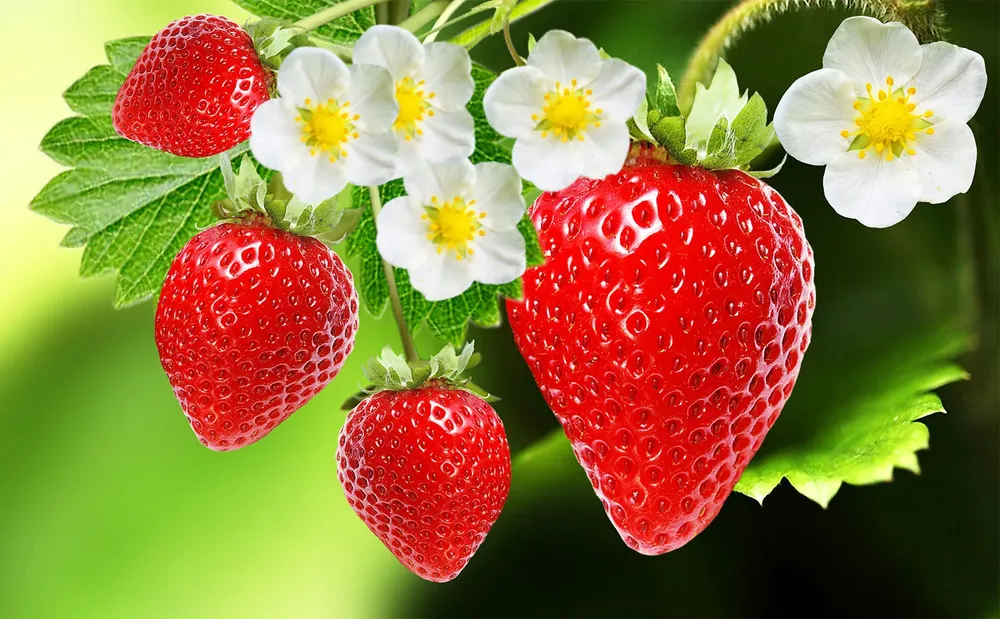
#> input picture strawberry.webp, 1000 x 619 px, shrunk from 1600 x 991 before the run
$ jupyter execute --allow-errors basicOp.ipynb   (older library calls are emulated)
#> lines starting #> are read from the running program, lines starting #| are printed output that depends on the picture; after the words box and inside, x2 and y2 are one past the last pixel; in counts of white or black regions, pixels touching at a corner belong together
[cell 1]
import cv2
import matplotlib.pyplot as plt

[cell 2]
import cv2

src = cv2.imread("strawberry.webp",cv2.IMREAD_COLOR)
#> src is the input picture: shape (619, 1000, 3); mean B, G, R 64.5, 121.7, 147.7
dst = cv2.bitwise_not(src)

cv2.imshow("src",src)
cv2.imshow("dst",dst)


# cv2.waitKey(0)
# cv2.destroyAllWindows()

[cell 3]
import cv2


src = cv2.imread("strawberry.webp", cv2.IMREAD_COLOR)
print(src.shape)
#| (619, 1000, 3)

gray = cv2.cvtColor(src,cv2.COLOR_BGR2GRAY)
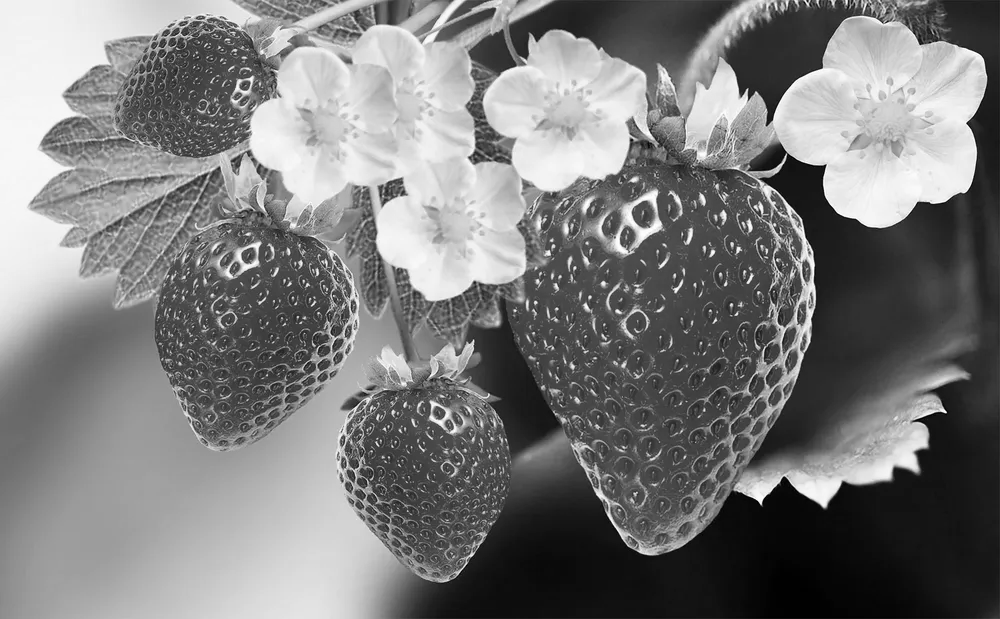
#> gray: shape (619, 1000); min 0, max 255, mean 122.9

sobel = cv2.Sobel(gray, cv2.CV_8U, 1, 0, 3)
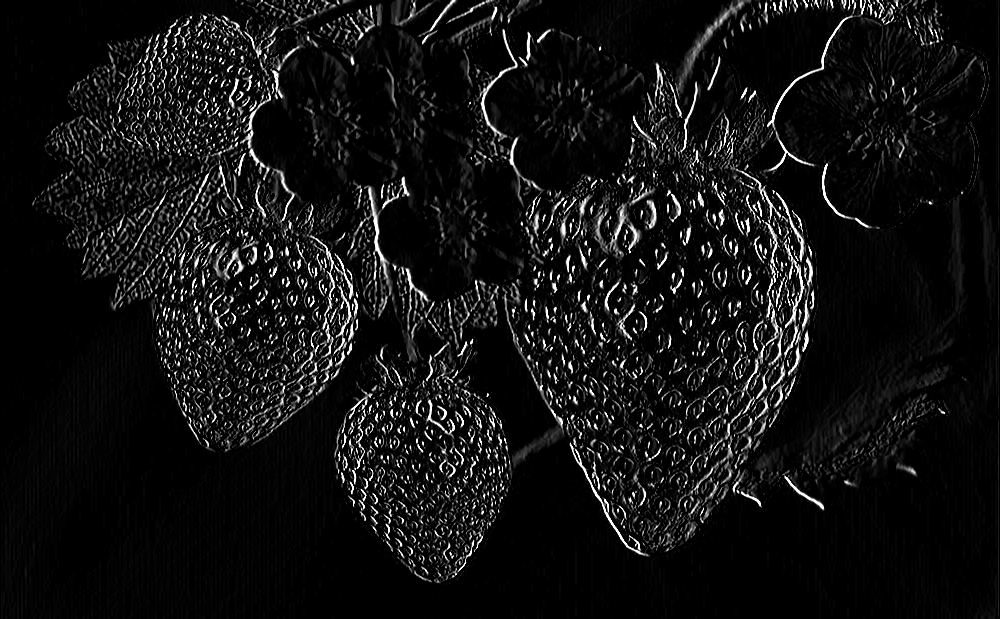
#> sobel: shape (619, 1000); min 0, max 255, mean 18.2

cv2.imshow("sobel",sobel)

cv2.waitKey()
cv2.destroyAllWindows()

[cell 4]
import cv2

src = cv2.imread("strawberry.webp",cv2.IMREAD_COLOR)

gray = cv2.cvtColor(src,cv2.COLOR_BGR2GRAY)
ret,dst = cv2.threshold(gray,100,255,cv2.THRESH_BINARY)
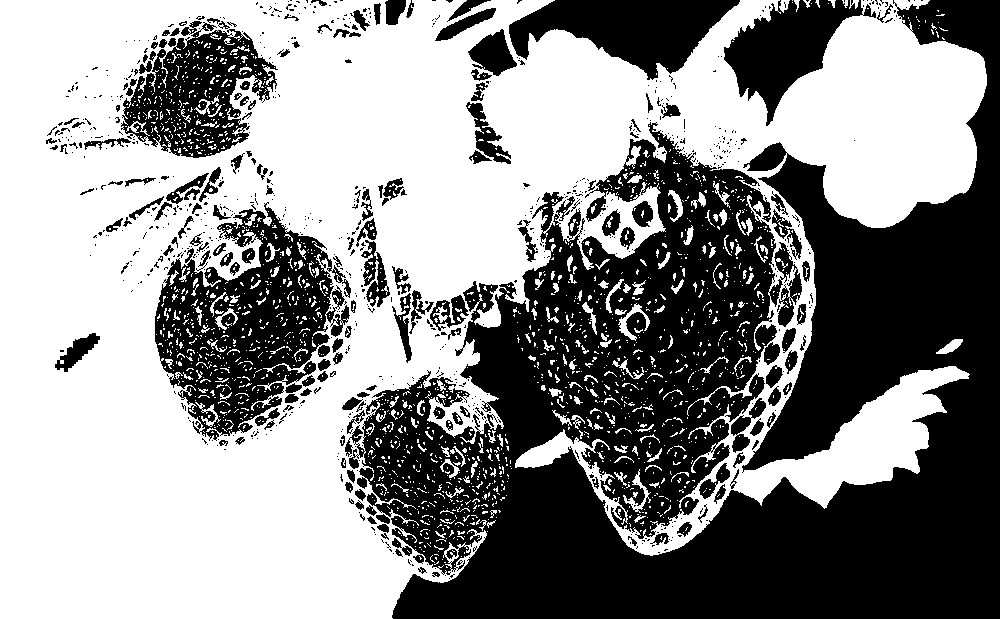
#> dst: shape (619, 1000); 55.1% white; 826 black regions (654 under 20 px), largest, box (x1, y1, x2, y2) and area: (345, 0, 1000, 619) 204562, (155, 202, 351, 441) 22364, (121, 21, 278, 158) 10614

cv2.imshow("dst",dst)
cv2.waitKey()
cv2.destroyAllWindows()

[cell 5]
import cv2
import numpy as np

src = cv2.imread("strawberry.webp", cv2.IMREAD_COLOR)
print(src.shape)
#| (619, 1000, 3)

b = src[:,:,0]
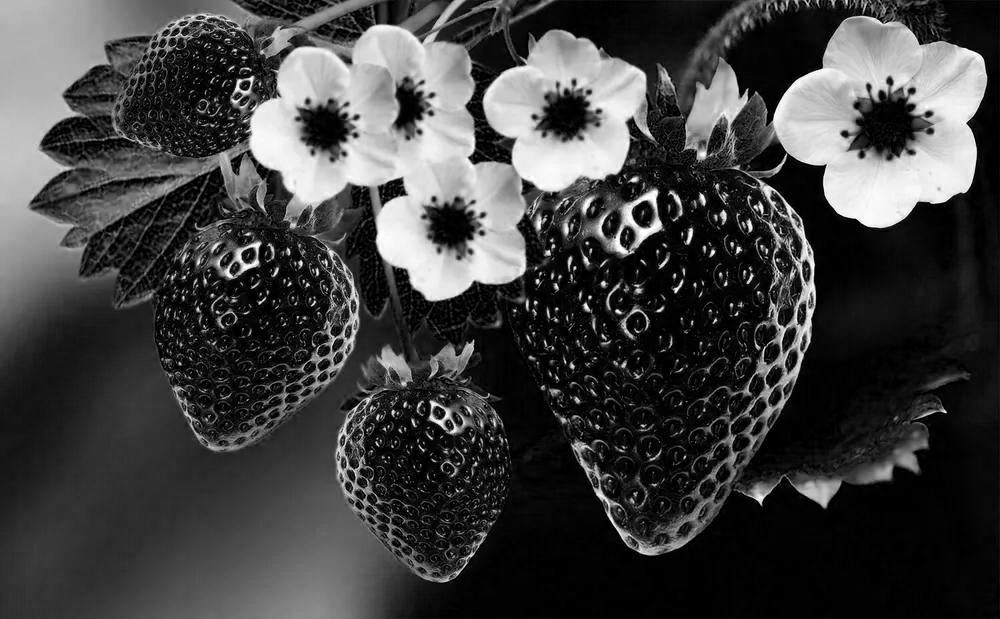
#> b: shape (619, 1000); min 0, max 255, mean 64.5
g = src[:,:,1]
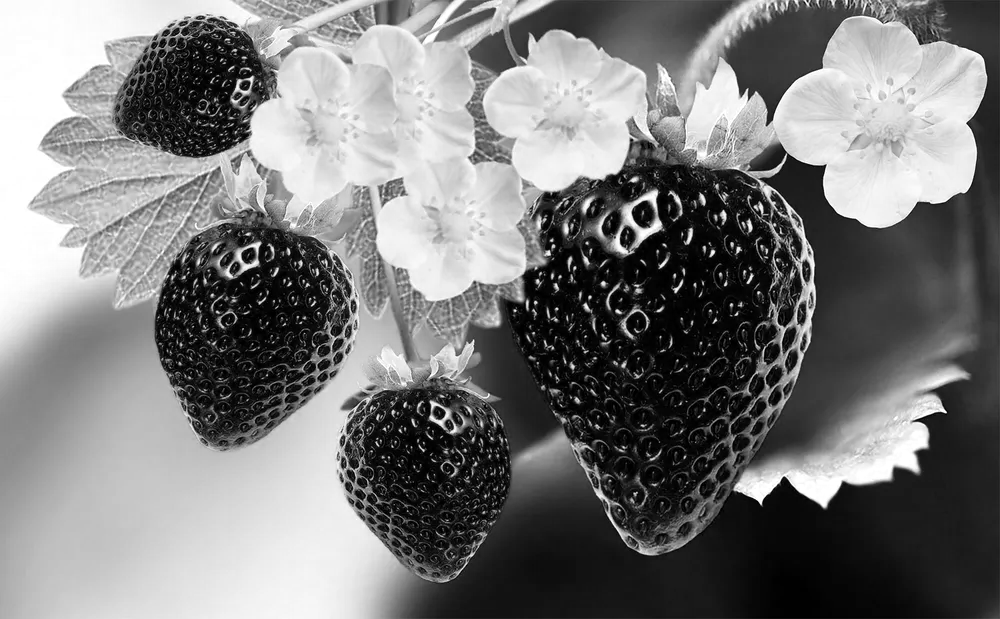
#> g: shape (619, 1000); min 0, max 255, mean 121.7
r = src[:,:,2]
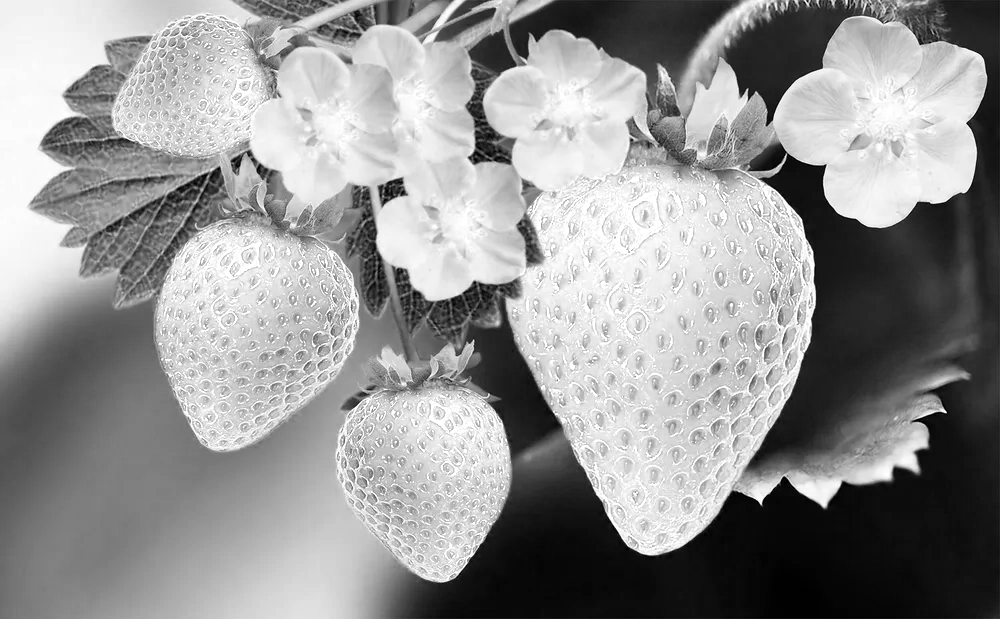
#> r: shape (619, 1000); min 0, max 255, mean 147.7

inverse = cv2.merge((r,g,b))

h, w, c = src.shape
#> h = 619; w = 1000; c = 3
zero = np.zeros((h,w,1),dtype=np.uint8)
dst = cv2.merge((b,g,zero))
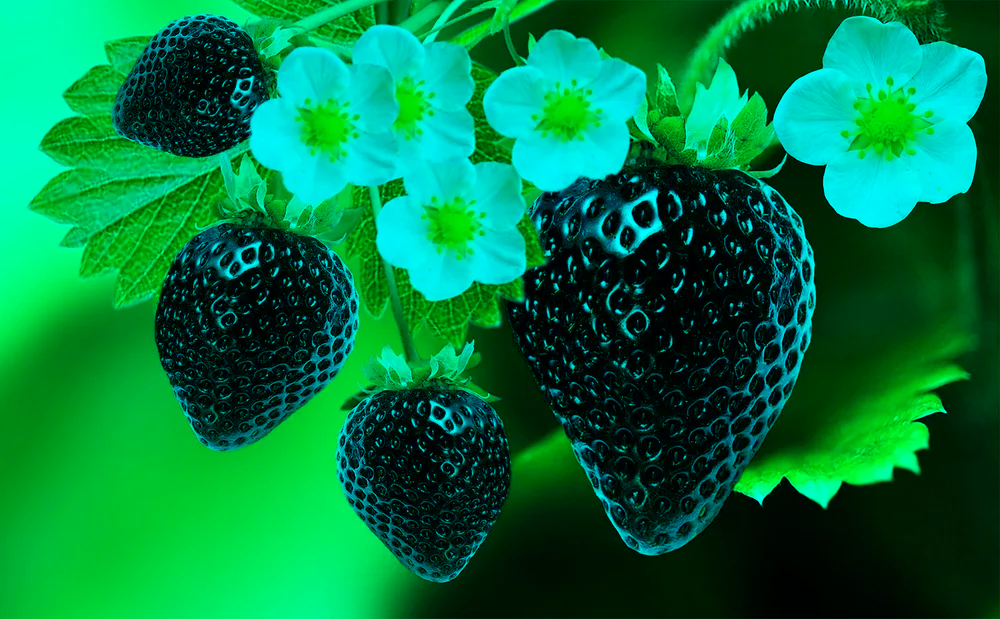
#> dst: shape (619, 1000, 3); mean of channels 0, 1, 2 64.5, 121.7, 0; drawn as B, G, R

#> (the rest of this cell did not finish here and is left out)
